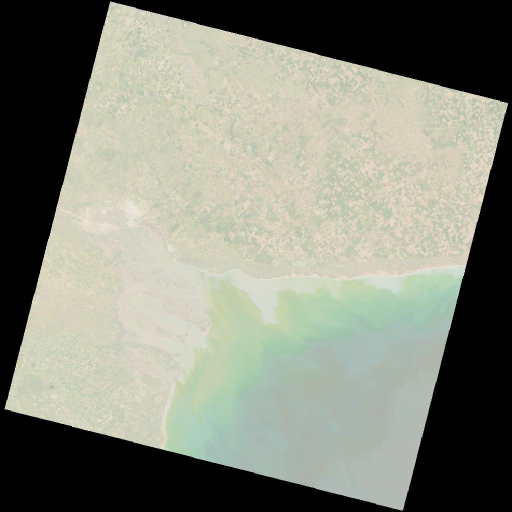
#> input picture TP 1/work_files/LC09_L2SP_226087_20241026_20241027_02_T1_thumb_large.jpeg, 1024 x 1024 px, found by its file name (shown at 1/2 size)
$ python 'Ejercicio 3.py'
#> lines starting #> are read from the running program, lines starting #| are printed output that depends on the picture; long printed decimals are rounded
from PIL import Image

# Cargar imagen
def cargar_imagen(ruta_archivo):
    return Image.open(ruta_archivo)
#> returned value is the input picture: PIL image 1024x1024 RGB; mean R, G, B 132.5, 135.2, 122.7

# Marcar región y obtener estadísticas
def analizar_region(imagen, caja):
    # Recortar la región definida por la caja (x1, y1, x2, y2)
#> called with caja = (100, 100, 400, 400)
    region = imagen.crop(caja)
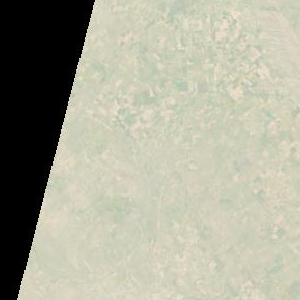
#> region: PIL image 300x300 RGB; mean R, G, B 170, 169.6, 152.4

    # Contar los píxeles en la región
    num_pixels = region.size[0] * region.size[1]
#> num_pixels = 90000

    # Calcular el promedio de niveles de gris o color
    if imagen.mode == "RGB":
        # Si es una imagen en color, calcular promedio de cada canal (R, G, B)
        r_total, g_total, b_total = 0, 0, 0
        for pixel in region.getdata():
            r_total += pixel[0]
            g_total += pixel[1]
            b_total += pixel[2]
#> after the loop, b_total = 13718410; g_total = 15265290; r_total = 15299604
        avg_r = r_total / num_pixels
#> avg_r = 170
        avg_g = g_total / num_pixels
#> avg_g = 169.6
        avg_b = b_total / num_pixels
#> avg_b = 152.4
        print(f"Promedio de color en la región - R: {avg_r}, G: {avg_g}, B: {avg_b}")
#| Promedio de color en la región - R: 169.9956, G: 169.614, B: 152.427
    else:
        # Si es una imagen en escala de grises
        total_gray = sum(region.getdata())
        avg_gray = total_gray / num_pixels
        print(f"Promedio de nivel de gris en la región: {avg_gray}")

    print(f"Cantidad de píxeles en la región: {num_pixels}")
#| Cantidad de píxeles en la región: 90000
    return region

# Ejemplo de uso
if __name__ == "__main__":
    ruta_imagen = r"C:\Users\digni\OneDrive\Desktop\tp1\LC09_L2SP_226087_20241026_20241027_02_T1_thumb_large.jpeg"
    imagen = cargar_imagen(ruta_imagen)

    # Define la caja de la región a analizar (x1, y1, x2, y2)
    caja = (100, 100, 400, 400)
    region = analizar_region(imagen, caja)

    # Mostrar la región seleccionada
    region.show()
